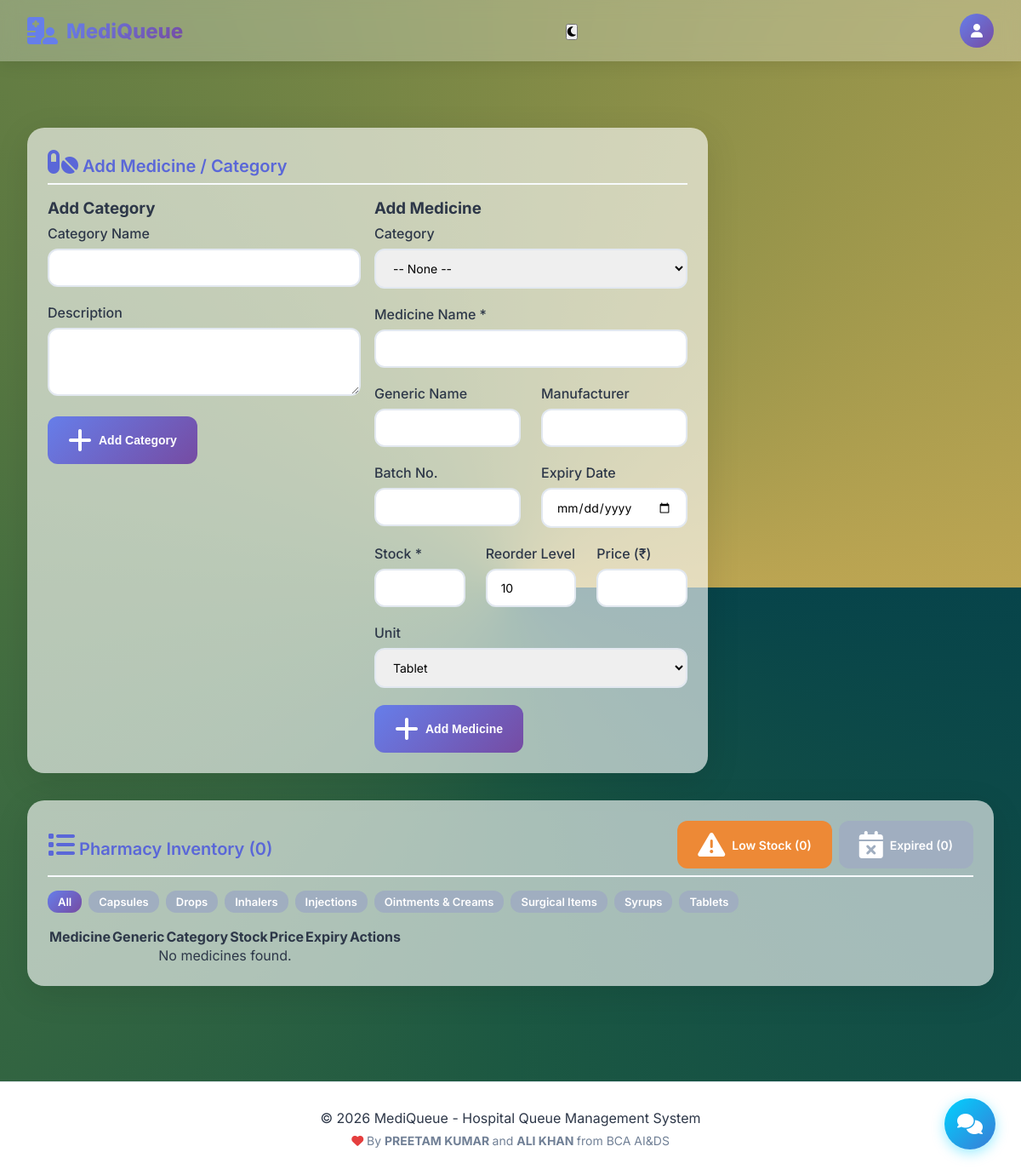
The app's page /admin/pharmacy.php (signed in) with its own data.
### tables this page shows
CREATE TABLE `pharmacy_categories` (
  `category_id` int(11) NOT NULL,
  `category_name` varchar(100) NOT NULL,
  `description` text DEFAULT NULL,
  `created_at` timestamp NOT NULL DEFAULT current_timestamp()
);

### admin/pharmacy.php (the view, shortened to what this page needs)
<?php
require_once '../config/db.php';
$stmt = $pdo->prepare("SELECT * FROM pharmacy_categories ORDER BY category_name");
$stmt->execute();
$categories = $stmt->fetchAll();
$filter = isset($_GET['filter']) ? $_GET['filter'] : 'all';
$show_low = isset($_GET['low_stock']);
$show_expired = isset($_GET['expired']);
$sql = "SELECT p.*, c.category_name FROM pharmacy_inventory p LEFT JOIN pharmacy_categories c ON p.category_id = c.category_id WHERE 1=1";
$params = [];
$sql .= " ORDER BY p.medicine_name";
$stmt = $pdo->prepare($sql);
$stmt->execute($params);
$medicines = $stmt->fetchAll();
$low_stock_count = $pdo->query("SELECT COUNT(*) FROM pharmacy_inventory WHERE stock_quantity <= reorder_level AND is_available = 1")->fetchColumn();
$expired_count = $pdo->query("SELECT COUNT(*) FROM pharmacy_inventory WHERE expiry_date < CURDATE() AND is_available = 1")->fetchColumn();
?>
<?php include '../includes/header.php'; ?>
<div class="box" style="max-width: 800px; margin-top: 70px;">
    <div class="box-header">
        <h2 class="box-title"><i class="fas fa-pills"></i> Add Medicine / Category</h2>
    </div>
    <div class="grid" style="grid-template-columns: 1fr 1fr; gap: 1rem;">
        <div>
            <h3 style="margin-bottom:0.5rem;">Add Category</h3>
            <form method="POST">
                <div class="form-group">
                    <label class="form-label">Category Name</label>
                    <input type="text" name="category_name" class="form-control" required>
                </div>
                <div class="form-group">
                    <label class="form-label">Description</label>
                    <textarea name="category_description" class="form-control" rows="2"></textarea>
                </div>
                <button type="submit" class="btn btn-primary"><i class="fas fa-plus"></i> Add Category</button>
            </form>
        </div>
        <div>
            <h3 style="margin-bottom:0.5rem;">Add Medicine</h3>
            <form method="POST">
                <div class="form-group">
                    <label class="form-label">Category</label>
                    <select name="category_id" class="form-control">
                        <option value="">-- None --</option>
                    </select>
                </div>
                <div class="form-group">
                    <label class="form-label">Medicine Name *</label>
                    <input type="text" name="medicine_name" class="form-control" required>
                </div>
                <div class="grid" style="grid-template-columns:1fr 1fr;">
                    <div class="form-group">
                        <label class="form-label">Generic Name</label>
                        <input type="text" name="generic_name" class="form-control">
                    </div>
                    <div class="form-group">
                        <label class="form-label">Manufacturer</label>
                        <input type="text" name="manufacturer" class="form-control">
                    </div>
                </div>
                <div class="grid" style="grid-template-columns:1fr 1fr;">
                    <div class="form-group">
                        <label class="form-label">Batch No.</label>
                        <input type="text" name="batch_number" class="form-control">
                    </div>
                    <div class="form-group">
                        <label class="form-label">Expiry Date</label>
                        <input type="date" name="expiry_date" class="form-control">
                    </div>
                </div>
                <div class="grid" style="grid-template-columns:1fr 1fr 1fr;">
                    <div class="form-group">
                        <label class="form-label">Stock *</label>
                        <input type="number" name="stock_quantity" class="form-control" required>
                    </div>
                    <div class="form-group">
                        <label class="form-label">Reorder Level</label>
                        <input type="number" name="reorder_level" class="form-control" value="10">
                    </div>
                    <div class="form-group">
                        <label class="form-label">Price (₹)</label>
                        <input type="number" name="price" class="form-control" step="0.01" required>
                    </div>
                </div>
                <div class="form-group">
                    <label class="form-label">Unit</label>
                    <select name="unit" class="form-control">
                        <option value="tablet">Tablet</option>
                    </select>
                </div>
                <button type="submit" class="btn btn-primary"><i class="fas fa-plus"></i> Add Medicine</button>
            </form>
        </div>
    </div>
</div>
<div class="box" style="margin-top: 1.5rem;">
    <div class="box-header">
        <h2 class="box-title"><i class="fas fa-list"></i> Pharmacy Inventory (<?php echo count($medicines); ?>)</h2>
        <div style="display:flex;gap:0.5rem;">
            <a href="?<?php echo http_build_query(array_merge($_GET, ['low_stock'=>1])); ?>" class="btn btn-sm <?php echo $show_low?'btn-danger':'btn-warning'; ?>">
                <i class="fas fa-exclamation-triangle"></i> Low Stock (<?php echo $low_stock_count; ?>)
            </a>
            <a href="?<?php echo http_build_query(array_merge($_GET, ['expired'=>1])); ?>" class="btn btn-sm <?php echo $show_expired?'btn-danger':'btn-secondary'; ?>">
                <i class="fas fa-calendar-times"></i> Expired (<?php echo $expired_count; ?>)
            </a>
        </div>
    </div>
    <div style="margin-bottom:1rem;display:flex;gap:0.5rem;flex-wrap:wrap;">
        <a href="pharmacy.php" class="btn <?php echo $filter=='all'?'btn-primary':'btn-secondary'; ?>" style="font-size:13px;padding:5px 12px;">All</a>
        <?php foreach ($categories as $c): ?>
        <a href="?filter=<?php echo $c['category_id']; ?>" class="btn <?php echo $filter==$c['category_id']?'btn-primary':'btn-secondary'; ?>" style="font-size:13px;padding:5px 12px;">
            <?php echo htmlspecialchars($c['category_name']); ?>
        </a>
        <?php endforeach; ?>
    </div>
    <div class="table-container">
        <table>
            <thead>
                <tr>
                    <th>Medicine</th>
                    <th>Generic</th>
                    <th>Category</th>
                    <th>Stock</th>
                    <th>Price</th>
                    <th>Expiry</th>
                    <th>Actions</th>
                </tr>
            </thead>
            <tbody>
                <?php if (empty($medicines)): ?>
                <tr><td colspan="7" style="text-align:center;">No medicines found.</td></tr>
                <?php endif; ?>
            </tbody>
        </table>
    </div>
</div>
<?php include '../includes/footer.php'; ?>

### assets/css/style.css (style rules this page uses)
:root { --primary: #667eea; --primary-dark: #5a67d8; --secondary: #764ba2; --success: #48bb78; --warning: #ed8936; --danger: #f56565; --dark: #2d3748; --light: #f7fafc; --gray: #a0aec0; }
* { margin: 0; padding: 0; box-sizing: border-box; }
body { font-family: 'Inter', sans-serif; background: conic-gradient(from 90deg, #07444a 0.000deg, #1c5842 90.000deg, #477040 180.000deg, #808a46 270.000deg, #bca552 360.000deg); min-height: 100vh; background-repeat: repeat; background-size: auto 100%; color: var(--dark); }
.btn { padding: 0.75rem 1.5rem; border: none; border-radius: 12px; font-weight: 600; cursor: pointer; transition: all 0.3s; display: inline-flex; align-items: center; gap: 0.5rem; text-decoration: none; font-size: 0.875rem; }
.btn-primary { background: linear-gradient(135deg, #667eea, #764ba2); color: white; }
.btn-warning { background: #ed8936; color: white; }
.btn-secondary { background: #a0aec0; color: white; }
.form-group { margin-bottom: 16px; }
.form-label { display: block; margin-bottom: 0.5rem; font-weight: 500; color: #2d3748; }
.form-control { width: 100%; padding: 0.75rem 1rem; border: 2px solid #e2e8f0; border-radius: 12px; font-size: 0.875rem; transition: all 0.3s; }
.grid { display: grid; grid-template-columns: repeat(auto-fit, minmax(300px, 1fr)); gap: 1.5rem; }
.table-container { overflow-x: auto; }
.box { background: rgba(255, 255, 255, 0.619); border-radius: 20px; padding: 1.5rem; box-shadow: 0 10px 40px rgba(0, 0, 0, 0.1); transition: transform 0.3s, box-shadow 0.3s; margin-bottom: 2rem; }
.box-header { display: flex; justify-content: space-between; align-items: center; margin-bottom: 1rem; padding-bottom: 0.5rem; border-bottom: 2px solid var(--light); }
.box-title { font-size: 1.25rem; font-weight: 600; color: var(--primary-dark); }
.box i { font-size:2rem; }
.btn { padding: 0.75rem 1.5rem; border: none; border-radius: 12px; font-weight: 600; cursor: pointer; transition: all 0.3s; font-size: 0.875rem; display: inline-flex; align-items: center; gap: 0.5rem; text-decoration: none; }
.btn-primary { background: linear-gradient(135deg, var(--primary), var(--secondary)); color: white; }
.btn-warning { background: var(--warning); color: white; }
.btn-secondary { background: var(--gray); color: white; }
.form-group { margin-bottom: 1.25rem; }
.form-label { display: block; margin-bottom: 0.5rem; font-weight: 500; color: var(--dark); }
.form-control { width: 100%; padding: 0.75rem 1rem; border: 2px solid #e2e8f0; border-radius: 12px; font-size: 0.875rem; transition: all 0.3s; font-family: inherit; }
textarea.form-control { resize: vertical; min-height: 80px; }
select.form-control { cursor: pointer; }
* { scrollbar-width: thin; scrollbar-color: var(--gray) var(--light); }

### records on screen
pharmacy_categories: category_name "Capsules"
pharmacy_categories: category_name "Drops"
pharmacy_categories: category_name "Inhalers"
pharmacy_categories: category_name "Injections"
pharmacy_categories: category_name "Ointments & Creams"
pharmacy_categories: category_name "Surgical Items"
pharmacy_categories: category_name "Syrups"
pharmacy_categories: category_name "Tablets"

### other values on screen
count($medicines) "0"
$low_stock_count "0"
$expired_count "0"
